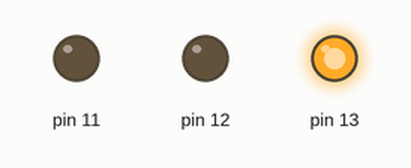
Bench run of a sketch on a simulated Arduino Uno, built with avr-gcc and run on an emulated ATmega328P. Shown: output pins drawn as LEDs (lit = HIGH).

Above: at 0.5 s.
At 1.1 s:
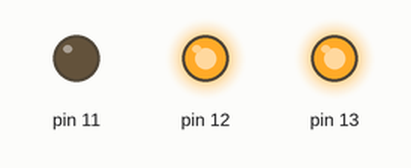
At 2.3 s:
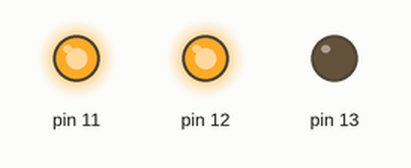
At 5.1 s:
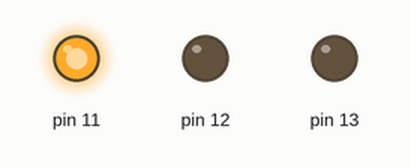
Timing chart, 0 to 7.8 s (numbered marks = the images above):
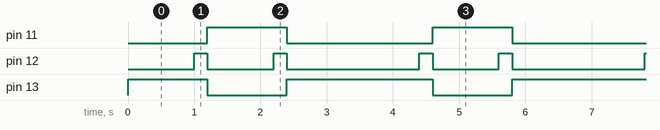

The sketch:

semafor.ino
```cpp
void setup() {
  pinMode(13, OUTPUT);
  pinMode(12, OUTPUT);
  pinMode(11, OUTPUT);
}
void loop() {
  digitalWrite(13, HIGH);
  delay(1000);
  digitalWrite(12, HIGH);
  delay(200);
  digitalWrite(13, LOW);
  digitalWrite(12, LOW);
  digitalWrite(11, HIGH);
  delay(1000);
  digitalWrite(12, HIGH);
  delay(200);
  digitalWrite(11, LOW);
  digitalWrite(12, LOW);
  digitalWrite(13, HIGH);
  delay(1000);
}
```

Measured:
- by itself, pin 11: alternates HIGH for 1.2 s and LOW for 2.2 s
- by itself, pin 12: repeats every 3.4 s: LOW 1.0 s, HIGH 0.20 s, LOW 2.0 s, HIGH 0.20 s
- by itself, pin 13: repeats every 3.4 s: LOW 1.2 s, HIGH 2.2 s
